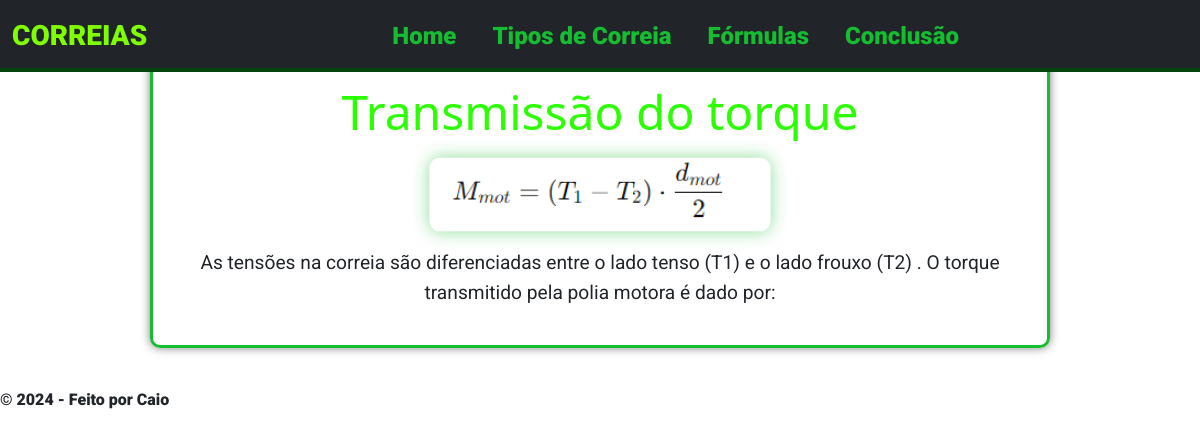
Before: /formulas/1/ with the older database file.
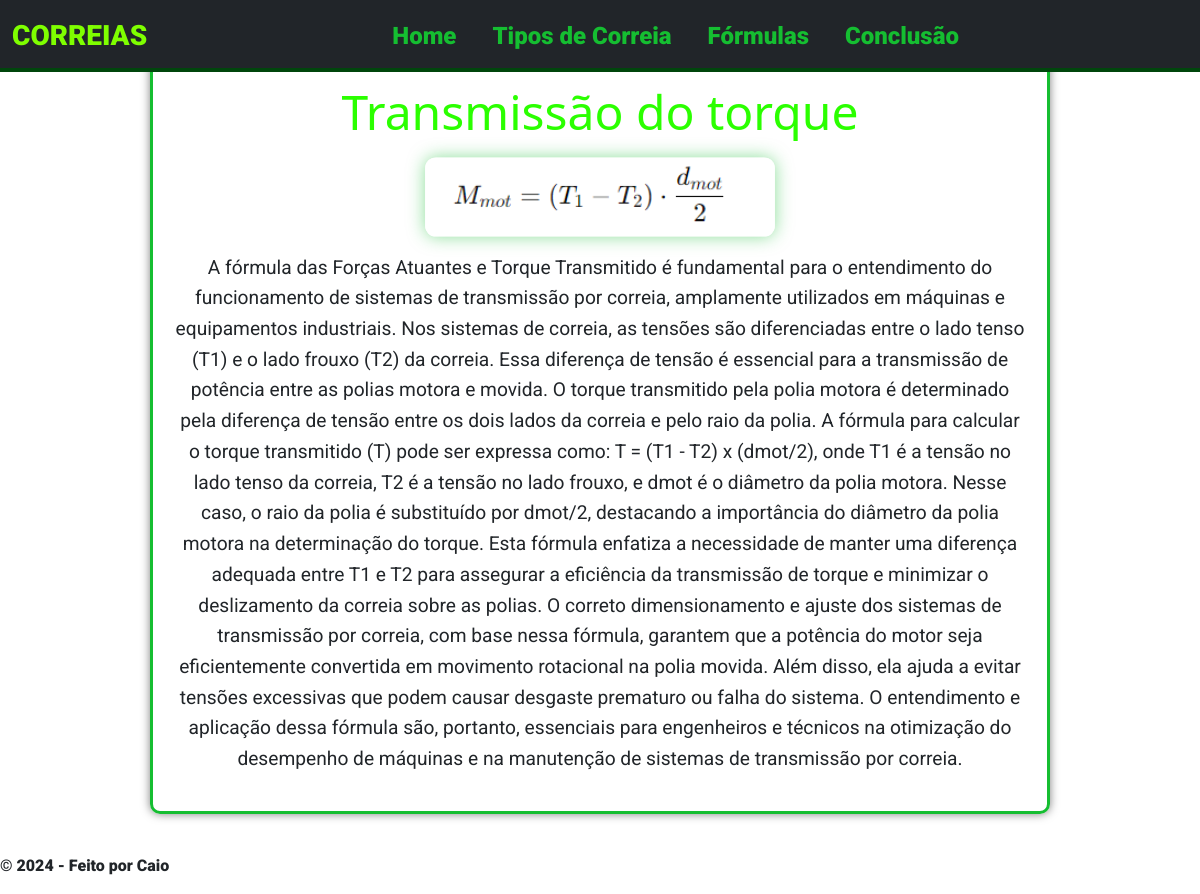
After: the same page with the newer database file.
### core/models.py (models this page shows, shortened)
class Formula(models.Model):
    nome = models.CharField(max_length=100)
    descricao = models.TextField()
    imagem = models.ImageField(upload_to='formulas/')

### core/views.py (the view)
# urls.py: path('formulas/<int:formula_id>/', views.detalhe_formula, name='detalhe_formula'),
def detalhe_formula(request, formula_id):
    formula = get_object_or_404(Formula, id=formula_id)
    return render(request, 'detalhe_formula.html', {'formula': formula})

### templates/detalhe_formula.html
{% extends '_main.html' %}
{% block content %}
<div class="detalhe-content">
    <h2>{{ formula.nome }}</h2>
    <img src="{{ formula.imagem.url }}" alt="{{ formula.nome }}" class="img-fluid">
    <p>{{ formula.descricao }}</p>
</div>
{% endblock %}

Changed rows visible on the page:
changed Formula "Transmissão do torque": imagem: a different picture; descricao "As tensões na correia são diferenciadas entre o lado tenso (T1) e o lado frouxo (T2) . O torque transmitido pela polia motora é dado por:" → "A fórmula das Forças Atuantes e Torque Transmitido é fundamental para o entendimento do funcionamento de sistemas de transmissão por correia, amplamente utilizados em máquinas e equipamentos industriais. Nos sistemas de correia, as tensões são diferenciadas entre o lado tenso (T1) e o lado frouxo (T2) da correia. Essa diferença de tensão é essencial para a transmissão de potência entre as polias motora e movida. O torque transmitido pela polia motora é determinado pela diferença de tensão entre os dois lados da correia e pelo raio da polia. A fórmula para calcular o torque transmitido (T) pode ser expressa como: T = (T1 - T2) x (dmot/2), onde T1 é a tensão no lado tenso da correia, T2 é a…"
